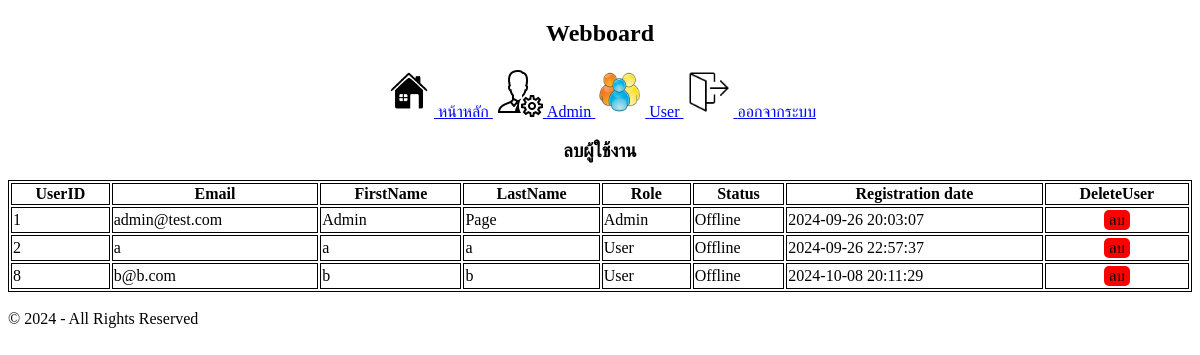
Screenshot of /admin.php (signed in) with the database file from the repository.
### tables this page shows
CREATE TABLE `user` (
  `UserID` int(11) UNSIGNED NOT NULL,
  `Email` varchar(100) DEFAULT NULL,
  `UserPassword` varchar(100) DEFAULT NULL,
  `FirstName` varchar(100) DEFAULT NULL,
  `LastName` varchar(100) DEFAULT NULL,
  `UserCode` varchar(100) DEFAULT NULL,
  `Role` varchar(20) NOT NULL DEFAULT 'User',
  `Status` varchar(10) NOT NULL DEFAULT 'Offline',
  `DateTime` timestamp NOT NULL DEFAULT current_timestamp()
);

### admin.php (the view, shortened to what this page needs)
<!doctype html>
<html>
<head>
</head>
<body>
    <div id="container">
        <?php
        include "header.php";
        ?>
        <article>
            <section id="top">
                <h3>ลบผู้ใช้งาน</h3>
            </section>
            <section id="content">
                <?php
                    include "dblink.php";
                    $stmt = $link->prepare("SELECT * FROM user");
                    $stmt->execute();
                    $result = $stmt->get_result();
                    $nameRow = array("UserID", "Email", "FirstName",
                                    "LastName", "Role", "Status",
                                    "Registration date", "DeleteUser");
                        ?>
<!DOCTYPE html>
<html>
<body>
<table style="width: 100%;">
  <tr>
    <th><?php echo $nameRow[0] ?></th>
    <th><?php echo $nameRow[1] ?></th>
    <th><?php echo $nameRow[2] ?></th>
    <th><?php echo $nameRow[3] ?></th>
    <th><?php echo $nameRow[4] ?></th>
    <th><?php echo $nameRow[5] ?></th>
    <th><?php echo $nameRow[6] ?></th>
    <th><?php echo $nameRow[7] ?></th>
  </tr>
    <?php
    while($row = $result->fetch_assoc()) {
        $deleteUser = $row['UserID'];
        $delete = "deleteUser=$deleteUser";
        echo '<tr>';
        echo '<td>'.$row['UserID'].'</td>';
        echo '<td>'.$row['Email'].'</td>';
        echo '<td>'.$row['FirstName'].'</td>';
        echo '<td>'.$row['LastName'].'</td>';
        echo '<td>'.$row['Role'].'</td>';
        echo '<td>'.$row['Status'].'</td>';
        echo '<td>'.$row['DateTime'].'</td>';
        echo '<td><div class="butt"><a onclick="myFunction()" href="delete_user.php?'.$delete.'">ลบ</a></div></td>';
    }
    echo '</tr>';
    ?>
</table>
</body>
</html>
            </section>
        </article>
        <br>
        <?php
        include "footer.php";
        ?>
    </div>
</body>

### header.php
<header>
        <div class="container">
            <div style="text-align:center;width:100%;">
                <h2>Webboard</h2>
                <nav>
                    <a href="index.php">
                        <img src="images/home.png" width="50" height="50"> หน้าหลัก
                    </a>
                    <?php
                        if (isset($_SESSION['ID'])) {
                            if ($_SESSION['ID'] == 1) {
                                echo '<a href="Admin.php">
                                <img src="images/admin.png" width="50" height="50"> Admin
                                </a>';
                            }
                        } else {
                        }
                    ?>
                    <a href="user.php">
                        <img src="images/user.png" width="50" height="50"> User
                    </a>
                    <a href="logout.php">
                        <img src="images/logout.png" width="50" height="50"> ออกจากระบบ
                    </a>
                </nav>
            </div>
</header>

### footer.php
<footer>
	&copy; <?php echo date('Y'); ?> - All Rights Reserved
</footer>

### admin.php (style rules this page uses)
div.butt>a { width: 100px; border-radius: 5px; background: red; padding: 2px 5px; margin: 2px; text-decoration: none; font-size: 15px; color: black; }
div.butt { width: 100%; display: inline-table; text-align: center; }
h3 { text-align: center; }
table, th, td { border:1px solid black; }

### rows the page displays
user: UserID "1", Email "admin@test.com", FirstName "Admin", LastName "Page", Role "Admin", Status "Offline", DateTime "2024-09-26 20:03:07"
user: UserID "2", Email "a", FirstName "a", LastName "a", Role "User", Status "Offline", DateTime "2024-09-26 22:57:37"
user: UserID "8", Email "b@b.com", FirstName "b", LastName "b", Role "User", Status "Offline", DateTime "2024-10-08 20:11:29"

### other values shown
$nameRow[0] "UserID"
$nameRow[1] "Email"
$nameRow[2] "FirstName"
$nameRow[3] "LastName"
$nameRow[4] "Role"
$nameRow[5] "Status"
$nameRow[6] "Registration date"
$nameRow[7] "DeleteUser"
